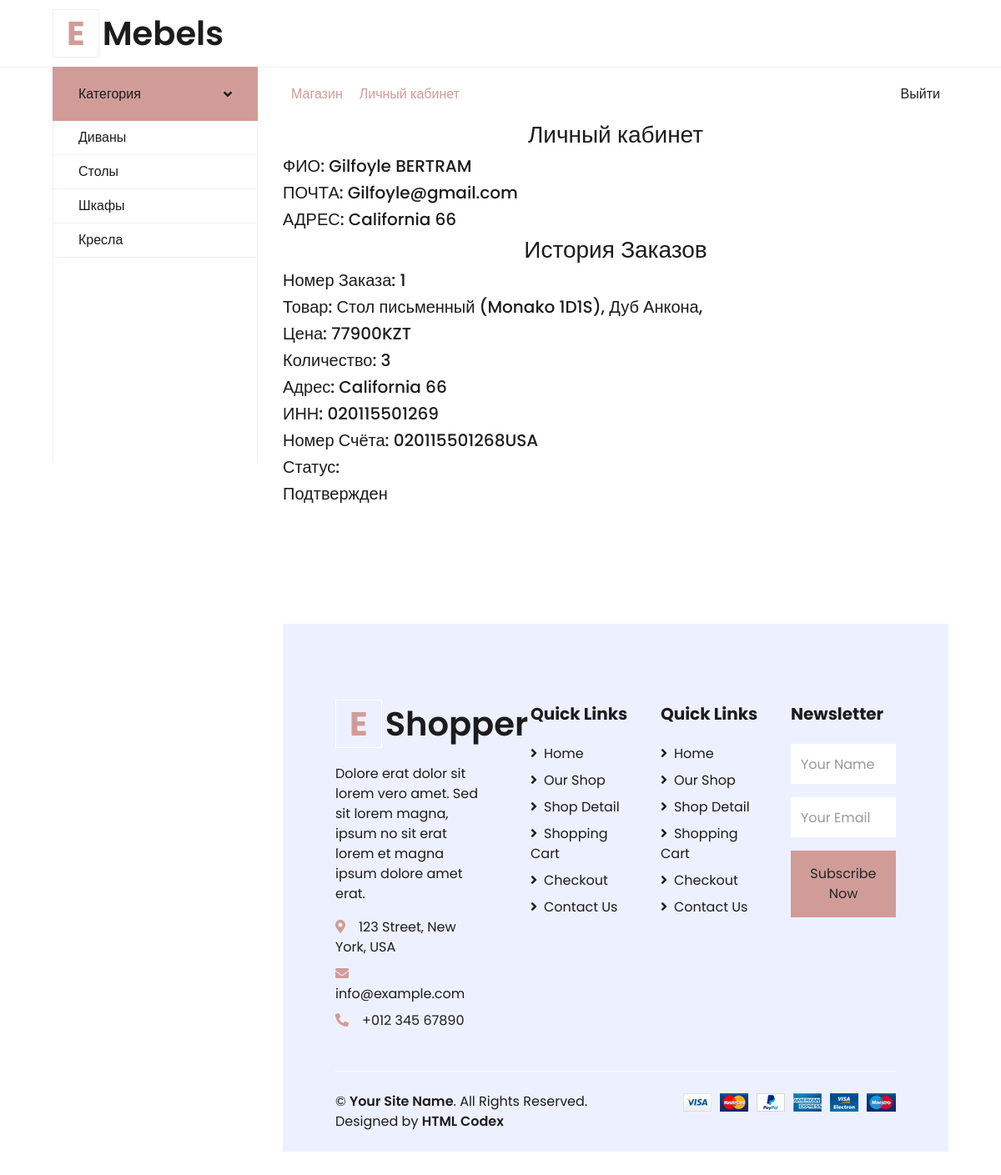
/account/ (signed in), run on the app's committed database.
### core/models.py (models this page shows, shortened)
class Category(models.Model):
    name = models.CharField(max_length=100, verbose_name="Название")
    class Meta:
        verbose_name = "Категория"
        verbose_name_plural = "Категории"

class Profile(models.Model):
    user = models.OneToOneField(User,on_delete=models.CASCADE)
    address = models.CharField(max_length=255, verbose_name="Адрес")
    photo = models.ImageField(upload_to="user_photos/%Y/%m/%d/", verbose_name="Фото")
    iin = models.CharField(max_length=20,verbose_name="ИИН:")
    bank_iin = models.CharField(max_length=20,verbose_name='Банковский счет')

class OrderItem(models.Model):
    order = models.ForeignKey(Order, on_delete=models.CASCADE)
    furniture = models.ForeignKey(Furniture, on_delete=models.CASCADE)
    price = models.IntegerField(verbose_name="Цена")
    quantity = models.PositiveIntegerField(default=1)

class Order(models.Model):
    customer = models.ForeignKey(User, on_delete = models.CASCADE)
    name = models.CharField(max_length=30)
    email = models.EmailField()
    phone = models.CharField(max_length=16)
    address = models.CharField(max_length=150)
    account_no = models.CharField(max_length = 20)
    bank_no = models.CharField(max_length = 20)
    totalfurniture = models.IntegerField()
    created = models.DateTimeField(auto_now_add=True)
    updated = models.DateTimeField(auto_now=True)
    status = models.BooleanField("Статус",default=False)
    class Meta:
        ordering = ('-created', )

class Furniture(models.Model):
    photo = models.ImageField(upload_to="photos/%Y/%m/%d/", verbose_name="Фото")
    category = models.ForeignKey("Category", on_delete=models.CASCADE, verbose_name="Категория")
    name = models.CharField(max_length=100, verbose_name="Название")
    price = models.IntegerField(verbose_name="Цена")
    created_at = models.DateTimeField(auto_now_add=True,verbose_name="Создано")
    updated_at = models.DateTimeField(auto_now=True,verbose_name="Последний изм.")
    rating = models.IntegerField(default=5,verbose_name="rating")
    published_status = models.IntegerField(default=0, verbose_name="Публиковать?")
    desc = models.TextField(verbose_name="Описание")
    def __str__(self):
        return self.name
    class Meta:
        verbose_name = "Мебель"
        verbose_name_plural = "Мебели"

### core/views.py (the view)
# urls.py: path('account/', account, name = 'account'),
@user_passes_test(is_profile)
def account(request):
    category = Category.objects.all()
    users = Profile.objects.get(user_id=request.user.id)
    order_item = OrderItem.objects.filter(order__customer_id=request.user.id)
    buy_fur_count = OrderItem.objects.filter(order__customer_id=request.user.id).count()
    context = {
        "category":category,
        "buy_fur_count":buy_fur_count,
        "users":users,
        "order_item":order_item,
    }
    return render(request, 'core/account.html', context)

### core/views.py (called while the page is built)
def is_profile(user):
    return user.groups.filter(name='CLIENT').exists()

### core/templates/core/account.html
{% extends 'core/index.html' %}
{% block sc %}
     <div class="row">
            <div class="col-md-12 cart_info">
                    <div class="successful-order text-center">
                        <h3 class="page-header">Личный кабинет</h3>
                    </div>
                    <div class="ordered-info">
                        <h5>ФИО: <span>{{ users.user.first_name }} {{ users.user.last_name }}</span></h5>
                        <h5>ПОЧТА: <span>{{ users.user.email }}</span></h5>
                        <h5>АДРЕС: <span>{{ users.address }}</span></h5>
                    </div>
                <div class="successful-order text-center">
                        <h3 class="page-header">История Заказов</h3>
                    </div>
                {% for j in order_item %}
                    <div class="ordered-info">
                        <h5>Номер Заказа: <span>{{ j.order.id }}</span></h5>
                        <h5>Товар: <span>{{ j.furniture }}</span></h5>
                        <h5>Цена: <span>{{ j.price }}KZT</span></h5>
                        <h5>Количество: <span>{{ j.quantity }}</span></h5>
                        <h5>Адрес: <span>{{ j.order.address }}</span></h5>
                        <h5>ИНН: <span>{{ j.order.account_no }}</span></h5>
                        <h5>Номер Счёта: <span>{{ j.order.bank_no }}</span></h5>
                        <h5>Статус: {% if j.order.status == True %}</h5>
                        <h5><span>Подтвержден</span></h5>
                            {% else %}
                        <h5><span>В процессе</span></h5>
                        {% endif %}
<br>
                    </div>
                {% endfor %}
            </div>
        </div>
{% endblock%}

### core/templates/core/index.html (shortened to what this page needs)
{% load static %}
<!DOCTYPE html>
<html lang="en">
<head>
    <link href="https://cdnjs.cloudflare.com/ajax/libs/font-awesome/5.10.0/css/all.min.css" rel="stylesheet">
    <link href="{% static 'core/lib/owlcarousel/assets/owl.carousel.min.css' %}" rel="stylesheet">
    <link href="{% static 'core/css/style.css' %}" rel="stylesheet">
</head>
<body>
    <div class="container-fluid">
        <div class="row align-items-center py-3 px-xl-5">
            <div class="col-lg-3 d-none d-lg-block">
                <a href="" class="text-decoration-none">
                    <h1 class="m-0 display-5 font-weight-semi-bold"><span class="text-primary font-weight-bold border px-3 mr-1">E</span>Mebels</h1>
                </a>
            </div>
        </div>
    </div>
    <div class="container-fluid mb-5">
        <div class="row border-top px-xl-5">
            <div class="col-lg-3 d-none d-lg-block">
                <a class="btn shadow-none d-flex align-items-center justify-content-between bg-primary text-white w-100" data-toggle="collapse" href="#navbar-vertical" style="height: 65px; margin-top: -1px; padding: 0 30px;">
                    <h6 class="m-0">Категория</h6>
                    <i class="fa fa-angle-down text-dark"></i>
                </a>
                <nav class="collapse show navbar navbar-vertical navbar-light align-items-start p-0 border border-top-0 border-bottom-0" id="navbar-vertical">
                    <div class="navbar-nav w-100 overflow-hidden" style="height: 410px">
                        {% for j in category %}
                        <a href="{% url 'category' j.id %}" class="nav-item nav-link">{{ j.name }}</a>
                        {% endfor %}
                    </div>
                </nav>
            </div>
            <div class="col-lg-9">
                <nav class="navbar navbar-expand-lg bg-light navbar-light py-3 py-lg-0 px-0">
                    <div class="collapse navbar-collapse justify-content-between" id="navbarCollapse">
                        <div class="navbar-nav mr-auto py-0">
                            <a href="{% url 'home' %}" class="nav-item nav-link active">Магазин</a>
                            {% if  request.user.is_authenticated %}
                            <a href="{% url 'account' %}" class="nav-item nav-link active">Личный кабинет</a>
                            {% endif %}
                        </div>
                        <div class="navbar-nav ml-auto py-0">
                            {% if  request.user.is_authenticated %}
                            <a href="{% url 'exit' %}" class="nav-item nav-link">Выйти</a>
                            {% endif %}
                        </div>
                    </div>
                </nav>
    {% block sc %}
    {% endblock %}
    <div class="container-fluid pt-5">
        <div class="row px-xl-5 pb-3">
        </div>
    </div>
    <div class="container-fluid bg-secondary text-dark mt-5 pt-5">
        <div class="row px-xl-5 pt-5">
            <div class="col-lg-4 col-md-12 mb-5 pr-3 pr-xl-5">
                <a href="" class="text-decoration-none">
                    <h1 class="mb-4 display-5 font-weight-semi-bold"><span class="text-primary font-weight-bold border border-white px-3 mr-1">E</span>Shopper</h1>
                </a>
                <p>Dolore erat dolor sit lorem vero amet. Sed sit lorem magna, ipsum no sit erat lorem et magna ipsum dolore amet erat.</p>
                <p class="mb-2"><i class="fa fa-map-marker-alt text-primary mr-3"></i>123 Street, New York, USA</p>
                <p class="mb-2"><i class="fa fa-envelope text-primary mr-3"></i>info@example.com</p>
                <p class="mb-0"><i class="fa fa-phone-alt text-primary mr-3"></i>+012 345 67890</p>
            </div>
            <div class="col-lg-8 col-md-12">
                <div class="row">
                    <div class="col-md-4 mb-5">
                        <h5 class="font-weight-bold text-dark mb-4">Quick Links</h5>
                        <div class="d-flex flex-column justify-content-start">
                            <a class="text-dark mb-2" href="index.html"><i class="fa fa-angle-right mr-2"></i>Home</a>
                            <a class="text-dark mb-2" href="shop.html"><i class="fa fa-angle-right mr-2"></i>Our Shop</a>
                            <a class="text-dark mb-2" href="detail.html"><i class="fa fa-angle-right mr-2"></i>Shop Detail</a>
                            <a class="text-dark mb-2" href="cart.html"><i class="fa fa-angle-right mr-2"></i>Shopping Cart</a>
                            <a class="text-dark mb-2" href="checkout.html"><i class="fa fa-angle-right mr-2"></i>Checkout</a>
                            <a class="text-dark" href="contact.html"><i class="fa fa-angle-right mr-2"></i>Contact Us</a>
                        </div>
                    </div>
                    <div class="col-md-4 mb-5">
                        <h5 class="font-weight-bold text-dark mb-4">Quick Links</h5>
                        <div class="d-flex flex-column justify-content-start">
                            <a class="text-dark mb-2" href="index.html"><i class="fa fa-angle-right mr-2"></i>Home</a>
                            <a class="text-dark mb-2" href="shop.html"><i class="fa fa-angle-right mr-2"></i>Our Shop</a>
                            <a class="text-dark mb-2" href="detail.html"><i class="fa fa-angle-right mr-2"></i>Shop Detail</a>
                            <a class="text-dark mb-2" href="cart.html"><i class="fa fa-angle-right mr-2"></i>Shopping Cart</a>
                            <a class="text-dark mb-2" href="checkout.html"><i class="fa fa-angle-right mr-2"></i>Checkout</a>
                            <a class="text-dark" href="contact.html"><i class="fa fa-angle-right mr-2"></i>Contact Us</a>
                        </div>
                    </div>
                    <div class="col-md-4 mb-5">
                        <h5 class="font-weight-bold text-dark mb-4">Newsletter</h5>
                        <form action="">
                            <div class="form-group">
                                <input type="text" class="form-control border-0 py-4" placeholder="Your Name" required="required" />
                            </div>
                            <div class="form-group">
                                <input type="email" class="form-control border-0 py-4" placeholder="Your Email"
                                    required="required" />
                            </div>
                            <div>
                                <button class="btn btn-primary btn-block border-0 py-3" type="submit">Subscribe Now</button>
                            </div>
                        </form>
                    </div>
                </div>
            </div>
        </div>
        <div class="row border-top border-light mx-xl-5 py-4">
            <div class="col-md-6 px-xl-0">
                <p class="mb-md-0 text-center text-md-left text-dark">
                    &copy; <a class="text-dark font-weight-semi-bold" href="#">Your Site Name</a>. All Rights Reserved. Designed
                    by
                    <a class="text-dark font-weight-semi-bold" href="https://htmlcodex.com">HTML Codex</a>
                </p>
            </div>
            <div class="col-md-6 px-xl-0 text-center text-md-right">
                <img class="img-fluid" src="{% static 'core/img/payments.png' %}" alt="">
            </div>
        </div>
    </div>
</body>
</html>

### data on the page
Category: name "Диваны"
Category: name "Столы"
Category: name "Шкафы"
Category: name "Кресла"
Profile: user.first_name "Gilfoyle", user.last_name "BERTRAM", user.email "Gilfoyle@gmail.com", address "California 66"
OrderItem: order.id "1", furniture "Стол письменный (Monako 1D1S), Дуб Анкона,", price "77900", quantity "3", order.address "California 66", order.account_no "020115501269", order.bank_no "020115501268USA", shows "Подтвержден"
